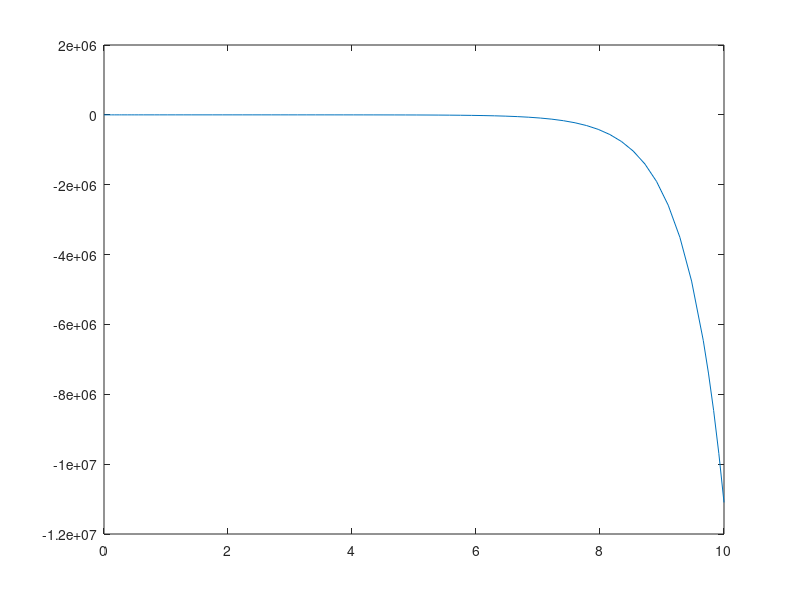

This chart was generated by the following MATLAB code:
function masslauncher_project

% test
findlaunchvel(1,1,1,1)

end

function launchvel = findlaunchvel(m1,m2,k1,k2)

g = 9.8;
l1 = 1;
l2 = 1;
h1 = 1;
h2 = 1;

init_w=[0;sqrt(-2*g*(l1+l2+h1+h2-38));0;sqrt(-2*g*(l1+l2+h1+h2-38))];
tspan=[0,10];
options = odeset('Event',@(t,w) launchevent(t,w));
[times,sol]=ode45(@(t,w) diffeq(t,w,m1,m2,k1,k2,g),tspan,init_w,options);

plot(times,sol(:,3));



end

function dwdt = diffeq(t,w,m1,m2,k1,k2,g)

x1 = w(1);
v1 = w(2);
x2 = w(3);
v2 = w(4);

dv1dt=(-m1*g-k2*(x2-x1)+k1*x1)/m1;
dv2dt=(-m2*g+k2*(x2-x1))/m2;
dx1dt=v1;
dx2dt=v2;
dwdt=[dx1dt;dv1dt;dx2dt;dv2dt];

end

function [e_val, stop_val, e_dir] = launchevent(t,w)
e_val = w(3);
e_dir = 1;
stop_val = 1;
end
